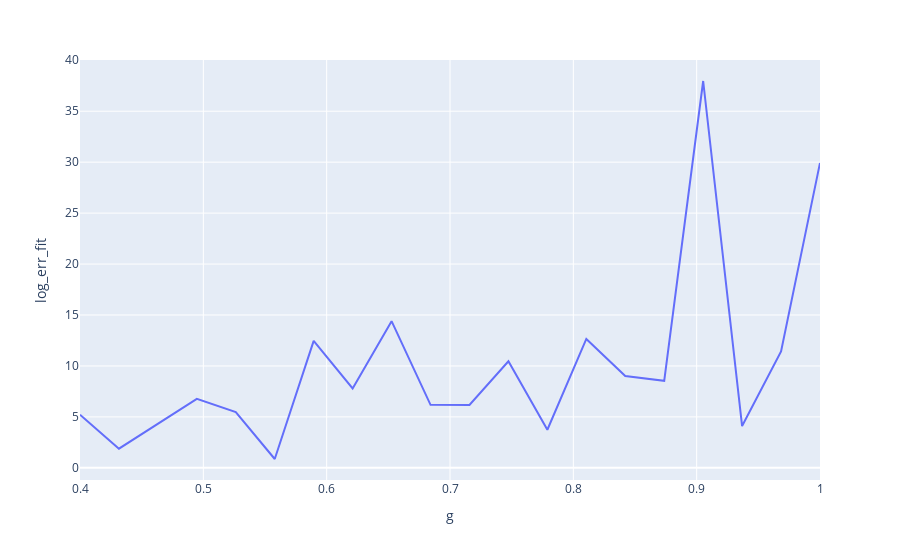

Notebook source saved alongside this figure:
### Code cell
df = pd.DataFrame(data)
px.line(df, x="g", y="log_err_fit")

### Figure 1 — Plotly figure (JSON) as saved in the notebook; plotly's stock layout.template omitted (floating-point values rounded to 4 significant figures)
{"data": [{"hovertemplate": "g=%{x}<br>log_err_fit=%{y}<extra></extra>", "legendgroup": "", "line": {"color": "#636efa", "dash": "solid"}, "marker": {"symbol": "circle"}, "mode": "lines", "name": "", "orientation": "v", "showlegend": false, "type": "scatter", "x": [0.4, 0.4316, 0.4947, 0.5263, 0.5579, 0.5895, 0.6211, 0.6526, 0.6842, 0.7158, 0.7474, 0.7789, 0.8105, 0.8421, 0.8737, 0.9053, 0.9368, 0.9684, 1], "xaxis": "x", "y": [5.214, 1.88, 6.77, 5.478, 0.868, 12.46, 7.797, 14.4, 6.186, 6.172, 10.46, 3.738, 12.65, 9.01, 8.545, 37.96, 4.105, 11.43, 29.92], "yaxis": "y"}], "layout": {"legend": {"tracegroupgap": 0}, "margin": {"t": 60}, "xaxis": {"anchor": "y", "domain": [0, 1], "title": {"text": "g"}}, "yaxis": {"anchor": "x", "domain": [0, 1], "title": {"text": "log_err_fit"}}}}
